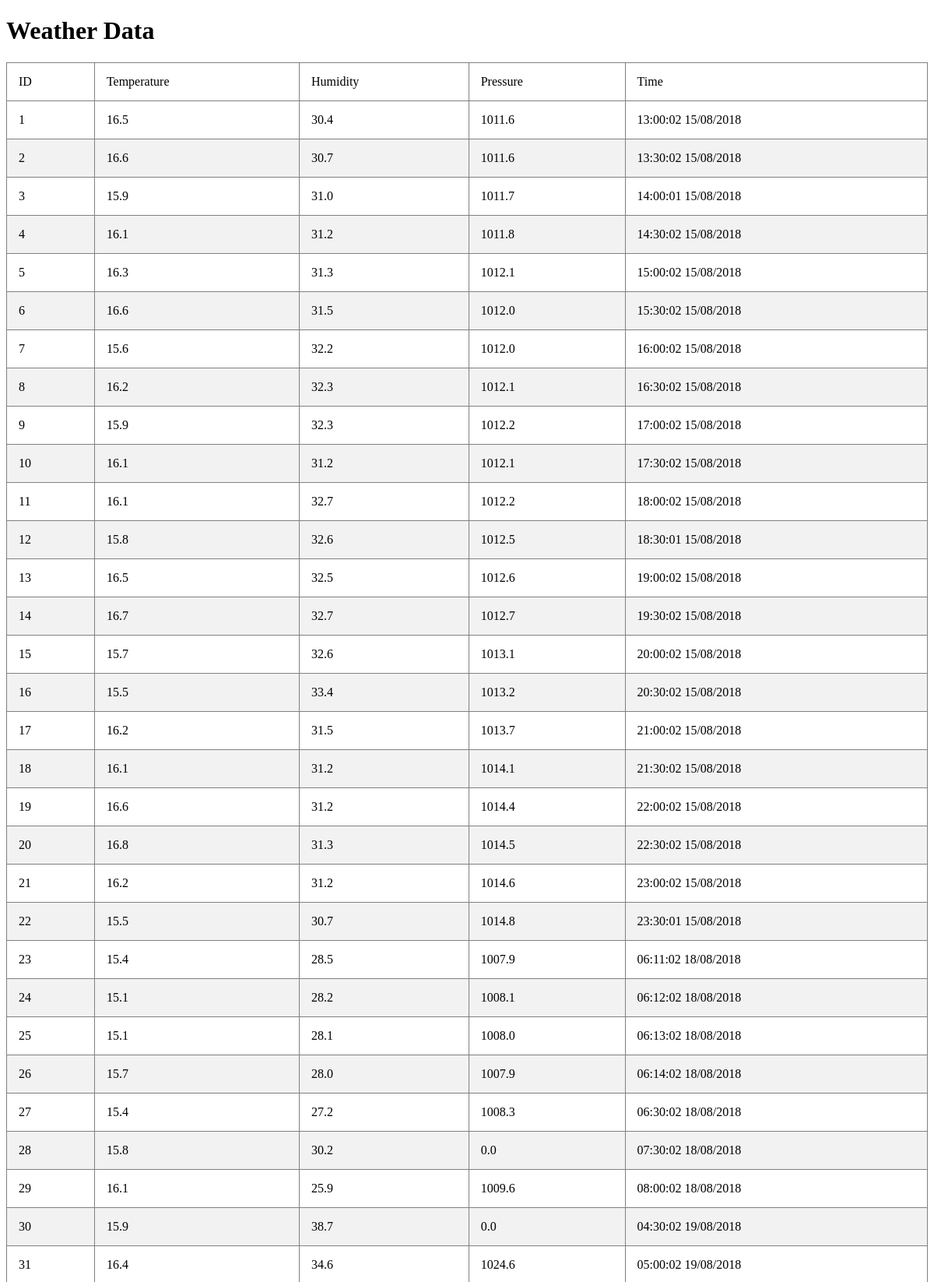
The page / (upper part) on the database its author committed.
### tables this page shows
CREATE TABLE data_entry (id INTEGER PRIMARY KEY, 'temp' REAL, 'humidity' REAL, 'pressure' REAL, 'time' TEXT);

### webapp.py (the view)
@app.route('/')
def weatherdata():
    con = sql.connect("weather_database/sensehat_log.db")
    con.row_factory = sql.Row
    cur = con.cursor()
    cur.execute('SELECT * from data_entry')
    rows = cur.fetchall()
    return render_template("/index.html", rows = rows)

### templates/index.html
<!doctype html>
<html>
	<body>
		<head>
			<link rel="stylesheet" type="text/css" href="stylesheet.css">
		</head>
		<h1>Weather Data</h1>
		<table border = 1>
			<thead>
				<td>ID</td>
				<td>Temperature</td>
				<td>Humidity</td>
				<td>Pressure</td>
				<td>Time</td>
			</thead>
		{% for row in rows %}
			<tr>
				<td>{{row["id"]}}</td>
				<td>{{row["temp"]}}</td>
				<td>{{row["humidity"]}}</td>
				<td>{{row["pressure"]}}</td>
				<td>{{row["time"]}}</td>
			</tr>
		{% endfor %}
		</table>
	</body>
</html>

### templates/stylesheet.css (style rules this page uses)
table { border-collapse: collapse; width: 100%; }
th, td { padding: 15px; text-align: left; }
tr:nth-child(even) { background-color: #f2f2f2; }

### rows shown on the page
data_entry: id "1", temp "16.5", humidity "30.4", pressure "1011.6", time "13:00:02 15/08/2018"
data_entry: id "2", temp "16.6", humidity "30.7", pressure "1011.6", time "13:30:02 15/08/2018"
data_entry: id "3", temp "15.9", humidity "31.0", pressure "1011.7", time "14:00:01 15/08/2018"
data_entry: id "4", temp "16.1", humidity "31.2", pressure "1011.8", time "14:30:02 15/08/2018"
data_entry: id "5", temp "16.3", humidity "31.3", pressure "1012.1", time "15:00:02 15/08/2018"
data_entry: id "6", temp "16.6", humidity "31.5", pressure "1012.0", time "15:30:02 15/08/2018"
data_entry: id "7", temp "15.6", humidity "32.2", pressure "1012.0", time "16:00:02 15/08/2018"
data_entry: id "8", temp "16.2", humidity "32.3", pressure "1012.1", time "16:30:02 15/08/2018"
data_entry: id "9", temp "15.9", humidity "32.3", pressure "1012.2", time "17:00:02 15/08/2018"
data_entry: id "10", temp "16.1", humidity "31.2", pressure "1012.1", time "17:30:02 15/08/2018"
data_entry: id "11", temp "16.1", humidity "32.7", pressure "1012.2", time "18:00:02 15/08/2018"
data_entry: id "12", temp "15.8", humidity "32.6", pressure "1012.5", time "18:30:01 15/08/2018"
data_entry: id "13", temp "16.5", humidity "32.5", pressure "1012.6", time "19:00:02 15/08/2018"
data_entry: id "14", temp "16.7", humidity "32.7", pressure "1012.7", time "19:30:02 15/08/2018"
data_entry: id "15", temp "15.7", humidity "32.6", pressure "1013.1", time "20:00:02 15/08/2018"
data_entry: id "16", temp "15.5", humidity "33.4", pressure "1013.2", time "20:30:02 15/08/2018"
data_entry: id "17", temp "16.2", humidity "31.5", pressure "1013.7", time "21:00:02 15/08/2018"
data_entry: id "18", temp "16.1", humidity "31.2", pressure "1014.1", time "21:30:02 15/08/2018"
data_entry: id "19", temp "16.6", humidity "31.2", pressure "1014.4", time "22:00:02 15/08/2018"
data_entry: id "20", temp "16.8", humidity "31.3", pressure "1014.5", time "22:30:02 15/08/2018"
data_entry: id "21", temp "16.2", humidity "31.2", pressure "1014.6", time "23:00:02 15/08/2018"
data_entry: id "22", temp "15.5", humidity "30.7", pressure "1014.8", time "23:30:01 15/08/2018"
data_entry: id "23", temp "15.4", humidity "28.5", pressure "1007.9", time "06:11:02 18/08/2018"
data_entry: id "24", temp "15.1", humidity "28.2", pressure "1008.1", time "06:12:02 18/08/2018"
data_entry: id "25", temp "15.1", humidity "28.1", pressure "1008.0", time "06:13:02 18/08/2018"
data_entry: id "26", temp "15.7", humidity "28.0", pressure "1007.9", time "06:14:02 18/08/2018"
data_entry: id "27", temp "15.4", humidity "27.2", pressure "1008.3", time "06:30:02 18/08/2018"
data_entry: id "28", temp "15.8", humidity "30.2", pressure "0.0", time "07:30:02 18/08/2018"
data_entry: id "29", temp "16.1", humidity "25.9", pressure "1009.6", time "08:00:02 18/08/2018"
data_entry: id "30", temp "15.9", humidity "38.7", pressure "0.0", time "04:30:02 19/08/2018"
data_entry: id "31", temp "16.4", humidity "34.6", pressure "1024.6", time "05:00:02 19/08/2018"
